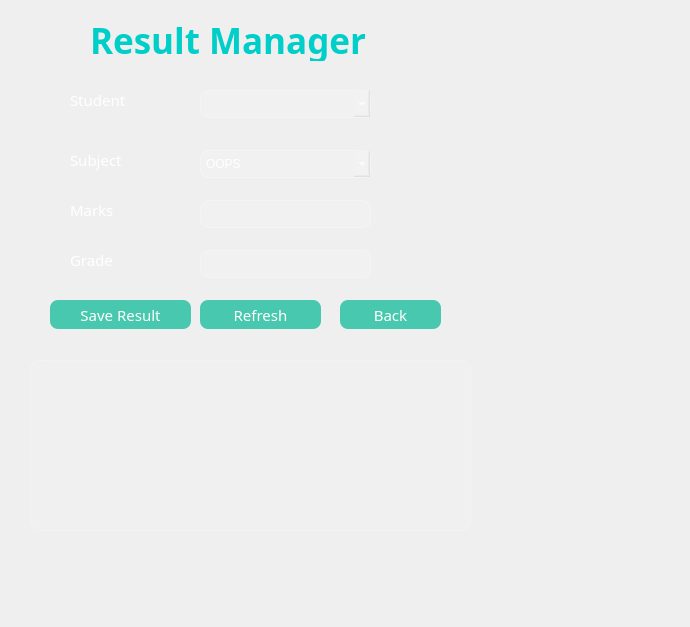
<?xml version="1.0" encoding="UTF-8"?>
<ui version="4.0">
 <class>resultwindow</class>
 <widget class="QWidget" name="resultwindow">
  <property name="geometry">
   <rect>
    <x>0</x>
    <y>0</y>
    <width>690</width>
    <height>627</height>
   </rect>
  </property>
  <property name="windowTitle">
   <string>Form</string>
  </property>
  <property name="styleSheet">
   <string notr="true">background-color: qlineargradient(
    x1:0, y1:0, x2:1, y2:1,
    stop:0 #141e30,
    stop:1 #243b55
);
color: white;</string>
  </property>
  <widget class="QLabel" name="lblTitle">
   <property name="geometry">
    <rect>
     <x>90</x>
     <y>20</y>
     <width>321</width>
     <height>41</height>
    </rect>
   </property>
   <property name="font">
    <font>
     <family>Swis721 LtEx BT</family>
     <pointsize>-1</pointsize>
     <bold>true</bold>
    </font>
   </property>
   <property name="styleSheet">
    <string notr="true">font-size: 35px;
font-weight: bold;
color: #00cec9;</string>
   </property>
   <property name="text">
    <string>Result Manager</string>
   </property>
  </widget>
  <widget class="QLabel" name="lblStudent">
   <property name="geometry">
    <rect>
     <x>70</x>
     <y>90</y>
     <width>81</width>
     <height>20</height>
    </rect>
   </property>
   <property name="font">
    <font>
     <family>Swis721 LtEx BT</family>
     <pointsize>11</pointsize>
    </font>
   </property>
   <property name="styleSheet">
    <string notr="true">QLineEdit, QComboBox {
    background-color: rgba(255,255,255,0.1);
    border: 1px solid rgba(255,255,255,0.3);
    border-radius: 8px;
    padding: 5px;
    color: white;
}</string>
   </property>
   <property name="text">
    <string>Student</string>
   </property>
  </widget>
  <widget class="QComboBox" name="comboStudent">
   <property name="geometry">
    <rect>
     <x>200</x>
     <y>90</y>
     <width>171</width>
     <height>28</height>
    </rect>
   </property>
   <property name="font">
    <font>
     <family>Swis721 LtEx BT</family>
     <pointsize>11</pointsize>
    </font>
   </property>
   <property name="styleSheet">
    <string notr="true">QLineEdit, QComboBox {
    background-color: rgba(255,255,255,0.1);
    border: 1px solid rgba(255,255,255,0.3);
    border-radius: 8px;
    padding: 5px;
    color: white;
}</string>
   </property>
  </widget>
  <widget class="QLabel" name="lblSubject">
   <property name="geometry">
    <rect>
     <x>70</x>
     <y>150</y>
     <width>81</width>
     <height>20</height>
    </rect>
   </property>
   <property name="font">
    <font>
     <family>Swis721 LtEx BT</family>
     <pointsize>11</pointsize>
    </font>
   </property>
   <property name="styleSheet">
    <string notr="true">QLineEdit, QComboBox {
    background-color: rgba(255,255,255,0.1);
    border: 1px solid rgba(255,255,255,0.3);
    border-radius: 8px;
    padding: 5px;
    color: white;
}</string>
   </property>
   <property name="text">
    <string>Subject</string>
   </property>
  </widget>
  <widget class="QLineEdit" name="txtMarks">
   <property name="geometry">
    <rect>
     <x>200</x>
     <y>200</y>
     <width>171</width>
     <height>28</height>
    </rect>
   </property>
   <property name="font">
    <font>
     <family>Swis721 LtEx BT</family>
     <pointsize>11</pointsize>
    </font>
   </property>
   <property name="styleSheet">
    <string notr="true">QLineEdit, QComboBox {
    background-color: rgba(255,255,255,0.1);
    border: 1px solid rgba(255,255,255,0.3);
    border-radius: 8px;
    padding: 5px;
    color: white;
}</string>
   </property>
  </widget>
  <widget class="QLineEdit" name="txtGrade">
   <property name="geometry">
    <rect>
     <x>200</x>
     <y>250</y>
     <width>171</width>
     <height>28</height>
    </rect>
   </property>
   <property name="font">
    <font>
     <family>Swis721 LtEx BT</family>
     <pointsize>11</pointsize>
    </font>
   </property>
   <property name="styleSheet">
    <string notr="true">QLineEdit, QComboBox {
    background-color: rgba(255,255,255,0.1);
    border: 1px solid rgba(255,255,255,0.3);
    border-radius: 8px;
    padding: 5px;
    color: white;
}</string>
   </property>
   <property name="readOnly">
    <bool>true</bool>
   </property>
  </widget>
  <widget class="QLabel" name="lblMarks">
   <property name="geometry">
    <rect>
     <x>70</x>
     <y>200</y>
     <width>63</width>
     <height>20</height>
    </rect>
   </property>
   <property name="font">
    <font>
     <family>Swis721 LtEx BT</family>
     <pointsize>11</pointsize>
    </font>
   </property>
   <property name="styleSheet">
    <string notr="true">QLineEdit, QComboBox {
    background-color: rgba(255,255,255,0.1);
    border: 1px solid rgba(255,255,255,0.3);
    border-radius: 8px;
    padding: 5px;
    color: white;
}</string>
   </property>
   <property name="text">
    <string>Marks</string>
   </property>
  </widget>
  <widget class="QLabel" name="lblGrade">
   <property name="geometry">
    <rect>
     <x>70</x>
     <y>250</y>
     <width>71</width>
     <height>20</height>
    </rect>
   </property>
   <property name="font">
    <font>
     <family>Swis721 LtEx BT</family>
     <pointsize>11</pointsize>
    </font>
   </property>
   <property name="styleSheet">
    <string notr="true">QLineEdit, QComboBox {
    background-color: rgba(255,255,255,0.1);
    border: 1px solid rgba(255,255,255,0.3);
    border-radius: 8px;
    padding: 5px;
    color: white;
}</string>
   </property>
   <property name="text">
    <string>Grade</string>
   </property>
  </widget>
  <widget class="QPushButton" name="btnRefresh">
   <property name="geometry">
    <rect>
     <x>200</x>
     <y>300</y>
     <width>121</width>
     <height>29</height>
    </rect>
   </property>
   <property name="font">
    <font>
     <family>Swis721 LtEx BT</family>
     <pointsize>11</pointsize>
    </font>
   </property>
   <property name="styleSheet">
    <string notr="true">QPushButton {
    background-color: rgba(0, 184, 148, 0.7);
    color: white;
    border-radius: 8px;
    padding: 6px;
}
QPushButton:hover {
    background-color: rgba(0, 184, 148, 1);
}</string>
   </property>
   <property name="text">
    <string>Refresh</string>
   </property>
  </widget>
  <widget class="QPushButton" name="btnSaveResult">
   <property name="geometry">
    <rect>
     <x>50</x>
     <y>300</y>
     <width>141</width>
     <height>29</height>
    </rect>
   </property>
   <property name="font">
    <font>
     <family>Swis721 LtEx BT</family>
     <pointsize>11</pointsize>
    </font>
   </property>
   <property name="styleSheet">
    <string notr="true">QPushButton {
    background-color: rgba(0, 184, 148, 0.7);
    color: white;
    border-radius: 8px;
    padding: 6px;
}
QPushButton:hover {
    background-color: rgba(0, 184, 148, 1);
}</string>
   </property>
   <property name="text">
    <string>Save Result</string>
   </property>
  </widget>
  <widget class="QTableView" name="tableResults">
   <property name="geometry">
    <rect>
     <x>30</x>
     <y>360</y>
     <width>441</width>
     <height>171</height>
    </rect>
   </property>
   <property name="font">
    <font>
     <family>Swis721 LtEx BT</family>
     <pointsize>11</pointsize>
    </font>
   </property>
   <property name="styleSheet">
    <string notr="true">QTableView {
    background-color: rgba(255,255,255,0.05);
    border: 1px solid rgba(255,255,255,0.2);
    border-radius: 10px;
    color: white;
    gridline-color: rgba(255,255,255,0.2);
}

QHeaderView::section {
    background-color: rgba(255,255,255,0.1);
    color: white;
    padding: 5px;
    border: none;
}</string>
   </property>
  </widget>
  <widget class="QPushButton" name="btnBack">
   <property name="geometry">
    <rect>
     <x>340</x>
     <y>300</y>
     <width>101</width>
     <height>29</height>
    </rect>
   </property>
   <property name="font">
    <font>
     <family>Swis721 LtEx BT</family>
     <pointsize>11</pointsize>
    </font>
   </property>
   <property name="styleSheet">
    <string notr="true">QPushButton {
    background-color: rgba(0, 184, 148, 0.7);
    color: white;
    border-radius: 8px;
    padding: 6px;
}
QPushButton:hover {
    background-color: rgba(0, 184, 148, 1);
}</string>
   </property>
   <property name="text">
    <string>Back</string>
   </property>
  </widget>
  <widget class="QComboBox" name="comboSubject">
   <property name="geometry">
    <rect>
     <x>200</x>
     <y>150</y>
     <width>171</width>
     <height>28</height>
    </rect>
   </property>
   <property name="styleSheet">
    <string notr="true">QLineEdit, QComboBox {
    background-color: rgba(255,255,255,0.1);
    border: 1px solid rgba(255,255,255,0.3);
    border-radius: 8px;
    padding: 5px;
    color: white;
}</string>
   </property>
   <item>
    <property name="text">
     <string>OOPS</string>
    </property>
   </item>
   <item>
    <property name="text">
     <string>DAA</string>
    </property>
   </item>
   <item>
    <property name="text">
     <string>System</string>
    </property>
   </item>
   <item>
    <property name="text">
     <string>Software</string>
    </property>
   </item>
  </widget>
 </widget>
 <resources/>
 <connections/>
</ui>
